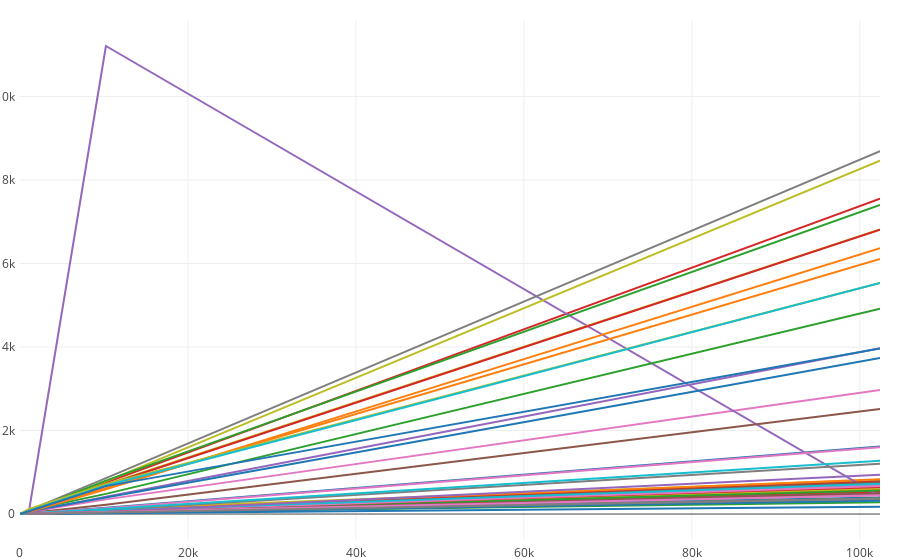

The cell this chart's notebook holds for it:
### Code cell
data = memory_origin.apply((lambda x: 
              Scatter(
                  x=list([10, 1024, 1024*10, 1024*100]),
                  y=list(np.array(x) / x[0]),
                  mode='lines'
              )))

layout = Layout(
    margin=Margin(
        l=20,
        r=20,
        b=20,
        t=20,
        pad=4
    ),
    showlegend=False
)

fig = Figure(data=data.tolist(), layout=layout)

iplot(fig, image='svg')

### Figure 1 — Plotly figure (JSON) as saved in the notebook; plotly's stock layout.template omitted (floating-point values rounded to 4 significant figures)
{"data": [{"mode": "lines", "type": "scatter", "x": [10, 1024, 10240, 102400], "y": [1, 8.096, 72.67, 730.8]}, {"mode": "lines", "type": "scatter", "x": [10, 1024, 10240, 102400], "y": [1, 4.883, 54.28, 546.2]}, {"mode": "lines", "type": "scatter", "x": [10, 1024, 10240, 102400], "y": [1, 5.053, 36.51, 283.6]}, {"mode": "lines", "type": "scatter", "x": [10, 1024, 10240, 102400], "y": [1, 75.1, 753.4, 7553.0]}, {"mode": "lines", "type": "scatter", "x": [10, 1024, 10240, 102400], "y": [1, 9.744, 88.81, 809.3]}, {"mode": "lines", "type": "scatter", "x": [10, 1024, 10240, 102400], "y": [1, 7.266, 71.51, 605.3]}, {"mode": "lines", "type": "scatter", "x": [10, 1024, 10240, 102400], "y": [1, 8.295, 66.52, 693.7]}, {"mode": "lines", "type": "scatter", "x": [10, 1024, 10240, 102400], "y": [1, 6.331, 55.72, 504.2]}, {"mode": "lines", "type": "scatter", "x": [10, 1024, 10240, 102400], "y": [1, 13.18, 127.4, 820.7]}, {"mode": "lines", "type": "scatter", "x": [10, 1024, 10240, 102400], "y": [1, 7.278, 58.71, 500.7]}, {"mode": "lines", "type": "scatter", "x": [10, 1024, 10240, 102400], "y": [1, 15.5, 152.0, 1620.0]}, {"mode": "lines", "type": "scatter", "x": [10, 1024, 10240, 102400], "y": [1, 7.584, 75.84, 722.9]}, {"mode": "lines", "type": "scatter", "x": [10, 1024, 10240, 102400], "y": [1, 6.032, 52.39, 554.0]}, {"mode": "lines", "type": "scatter", "x": [10, 1024, 10240, 102400], "y": [1, 5.127, 45.27, 454.1]}, {"mode": "lines", "type": "scatter", "x": [10, 1024, 10240, 102400], "y": [1, 3.564, 30.94, 341.5]}, {"mode": "lines", "type": "scatter", "x": [10, 1024, 10240, 102400], "y": [1, 6.171, 52.52, 569.1]}, {"mode": "lines", "type": "scatter", "x": [10, 1024, 10240, 102400], "y": [1, 50.3, 351.1, 2971.0]}, {"mode": "lines", "type": "scatter", "x": [10, 1024, 10240, 102400], "y": [1, 6.972, 67.12, 705.8]}, {"mode": "lines", "type": "scatter", "x": [10, 1024, 10240, 102400], "y": [1, 6.934, 70.33, 788.1]}, {"mode": "lines", "type": "scatter", "x": [10, 1024, 10240, 102400], "y": [1, 4.477, 99.78, 380.6]}, {"mode": "lines", "type": "scatter", "x": [10, 1024, 10240, 102400], "y": [1, 3.834, 41.14, 397.8]}, {"mode": "lines", "type": "scatter", "x": [10, 1024, 10240, 102400], "y": [1, 8.563, 84.12, 835.9]}, {"mode": "lines", "type": "scatter", "x": [10, 1024, 10240, 102400], "y": [1, 4.521, 39.11, 371.9]}, {"mode": "lines", "type": "scatter", "x": [10, 1024, 10240, 102400], "y": [1, 6.294, 65.17, 525.2]}, {"mode": "lines", "type": "scatter", "x": [10, 1024, 10240, 102400], "y": [1, 8.319, 11210.0, 428.7]}, {"mode": "lines", "type": "scatter", "x": [10, 1024, 10240, 102400], "y": [1, 6.534, 61.76, 588.5]}, {"mode": "lines", "type": "scatter", "x": [10, 1024, 10240, 102400], "y": [1, 7.7, 70.48, 716.0]}, {"mode": "lines", "type": "scatter", "x": [10, 1024, 10240, 102400], "y": [1, 13.33, 101.7, 1203.0]}, {"mode": "lines", "type": "scatter", "x": [10, 1024, 10240, 102400], "y": [1, 64.59, 782.8, 8464.0]}, {"mode": "lines", "type": "scatter", "x": [10, 1024, 10240, 102400], "y": [1, 7.503, 67.53, 665.2]}, {"mode": "lines", "type": "scatter", "x": [10, 1024, 10240, 102400], "y": [1, 4.006, 33.16, 317.4]}, {"mode": "lines", "type": "scatter", "x": [10, 1024, 10240, 102400], "y": [1, 6.505, 71.37, 588.6]}, {"mode": "lines", "type": "scatter", "x": [10, 1024, 10240, 102400], "y": [1, 89.69, 482.9, 4917.0]}, {"mode": "lines", "type": "scatter", "x": [10, 1024, 10240, 102400], "y": [1, 8.105, 75.76, 780.2]}, {"mode": "lines", "type": "scatter", "x": [10, 1024, 10240, 102400], "y": [1, 5.018, 53.55, 490.2]}, {"mode": "lines", "type": "scatter", "x": [10, 1024, 10240, 102400], "y": [1, 22.99, 224.0, 2518]}, {"mode": "lines", "type": "scatter", "x": [10, 1024, 10240, 102400], "y": [1, 18.39, 140.6, 1600.0]}, {"mode": "lines", "type": "scatter", "x": [10, 1024, 10240, 102400], "y": [1, 84.91, 859.3, 8691.0]}, {"mode": "lines", "type": "scatter", "x": [10, 1024, 10240, 102400], "y": [1, 7.006, 63.3, 616.6]}, {"mode": "lines", "type": "scatter", "x": [10, 1024, 10240, 102400], "y": [1, 12.67, 119.3, 1277.0]}, {"mode": "lines", "type": "scatter", "x": [10, 1024, 10240, 102400], "y": [1, 2.129, 18.86, 172.4]}, {"mode": "lines", "type": "scatter", "x": [10, 1024, 10240, 102400], "y": [1, 76.53, 622.2, 6109.0]}, {"mode": "lines", "type": "scatter", "x": [10, 1024, 10240, 102400], "y": [1, 6.634, 56.5, 566.0]}, {"mode": "lines", "type": "scatter", "x": [10, 1024, 10240, 102400], "y": [1, 6.993, 65.1, 646.6]}, {"mode": "lines", "type": "scatter", "x": [10, 1024, 10240, 102400], "y": [1, 42.94, 416.0, 3968.0]}, {"mode": "lines", "type": "scatter", "x": [10, 1024, 10240, 102400], "y": [1, 9.0, 68.0, 762.0]}, {"mode": "lines", "type": "scatter", "x": [10, 1024, 10240, 102400], "y": [1, 7.047, 63.3, 668.7]}, {"mode": "lines", "type": "scatter", "x": [10, 1024, 10240, 102400], "y": [1, 5.535, 47.93, 369.9]}, {"mode": "lines", "type": "scatter", "x": [10, 1024, 10240, 102400], "y": [1, 60.17, 707.9, 6816.0]}, {"mode": "lines", "type": "scatter", "x": [10, 1024, 10240, 102400], "y": [1, 7.327, 80.49, 728.3]}, {"mode": "lines", "type": "scatter", "x": [10, 1024, 10240, 102400], "y": [1, 70.64, 393.4, 3740.0]}, {"mode": "lines", "type": "scatter", "x": [10, 1024, 10240, 102400], "y": [1, 50.74, 589.9, 6365.0]}, {"mode": "lines", "type": "scatter", "x": [10, 1024, 10240, 102400], "y": [1, 71.33, 800.3, 7403.0]}, {"mode": "lines", "type": "scatter", "x": [10, 1024, 10240, 102400], "y": [1, 63.88, 688.2, 6811.0]}, {"mode": "lines", "type": "scatter", "x": [10, 1024, 10240, 102400], "y": [1, 11.37, 56.05, 943.1]}, {"mode": "lines", "type": "scatter", "x": [10, 1024, 10240, 102400], "y": [1, 6.537, 50.38, 494.1]}, {"mode": "lines", "type": "scatter", "x": [10, 1024, 10240, 102400], "y": [1, 6.428, 45.9, 447.2]}, {"mode": "lines", "type": "scatter", "x": [10, 1024, 10240, 102400], "y": [1, 4.309, 35.71, 367.1]}, {"mode": "lines", "type": "scatter", "x": [10, 1024, 10240, 102400], "y": [1, 114.1, 717.2, 5533.0]}, {"mode": "lines", "type": "scatter", "x": [10, 1024, 10240, 102400], "y": [1, 75.02, 684.3, 5531.0]}, {"mode": "lines", "type": "scatter", "x": [10, 1024, 10240, 102400], "y": [1, 65.32, 669.1, 3964.0]}], "layout": {"margin": {"b": 20, "l": 20, "pad": 4, "r": 20, "t": 20}, "showlegend": false}}
